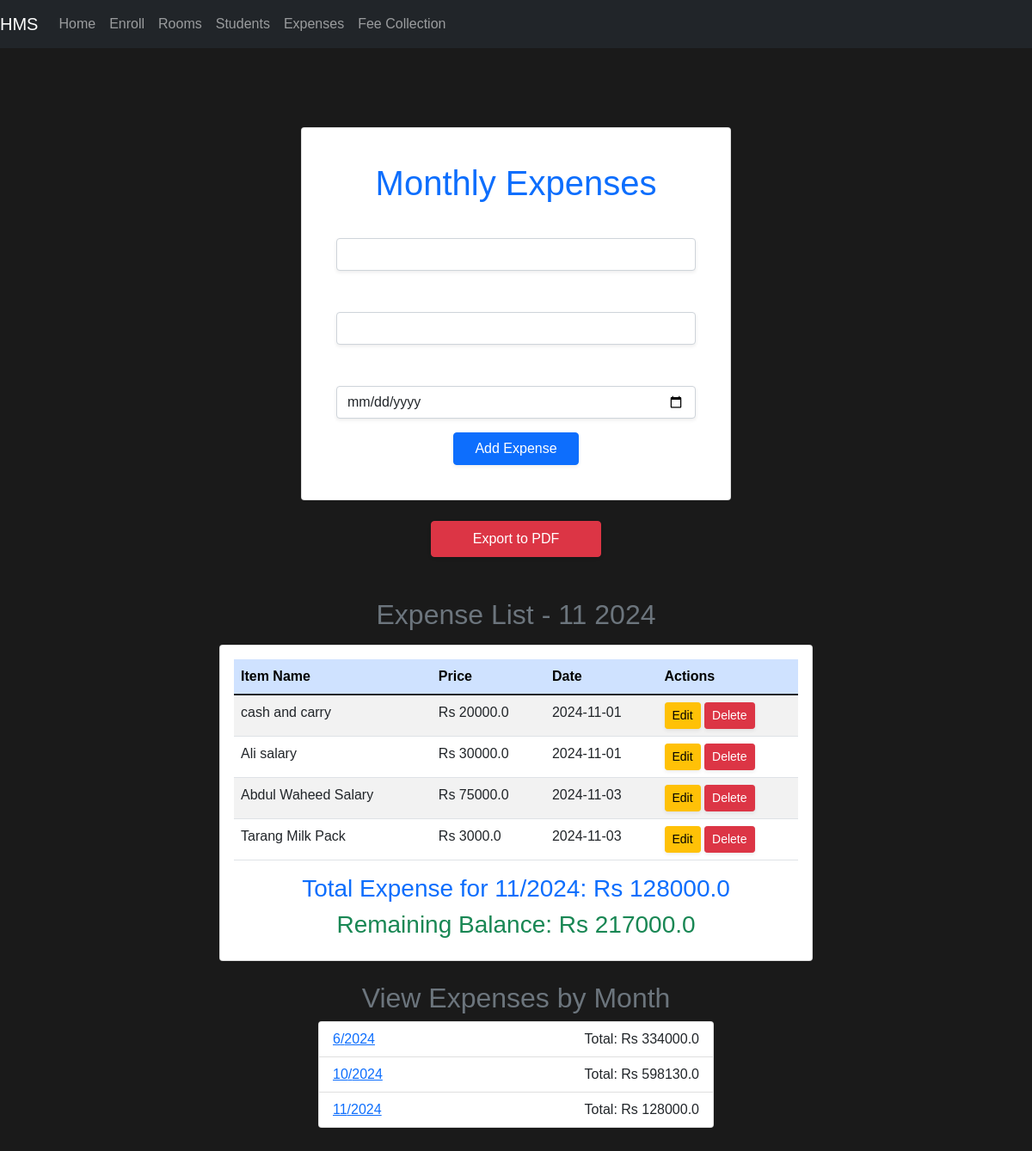
Before: /expenses with the older database file.
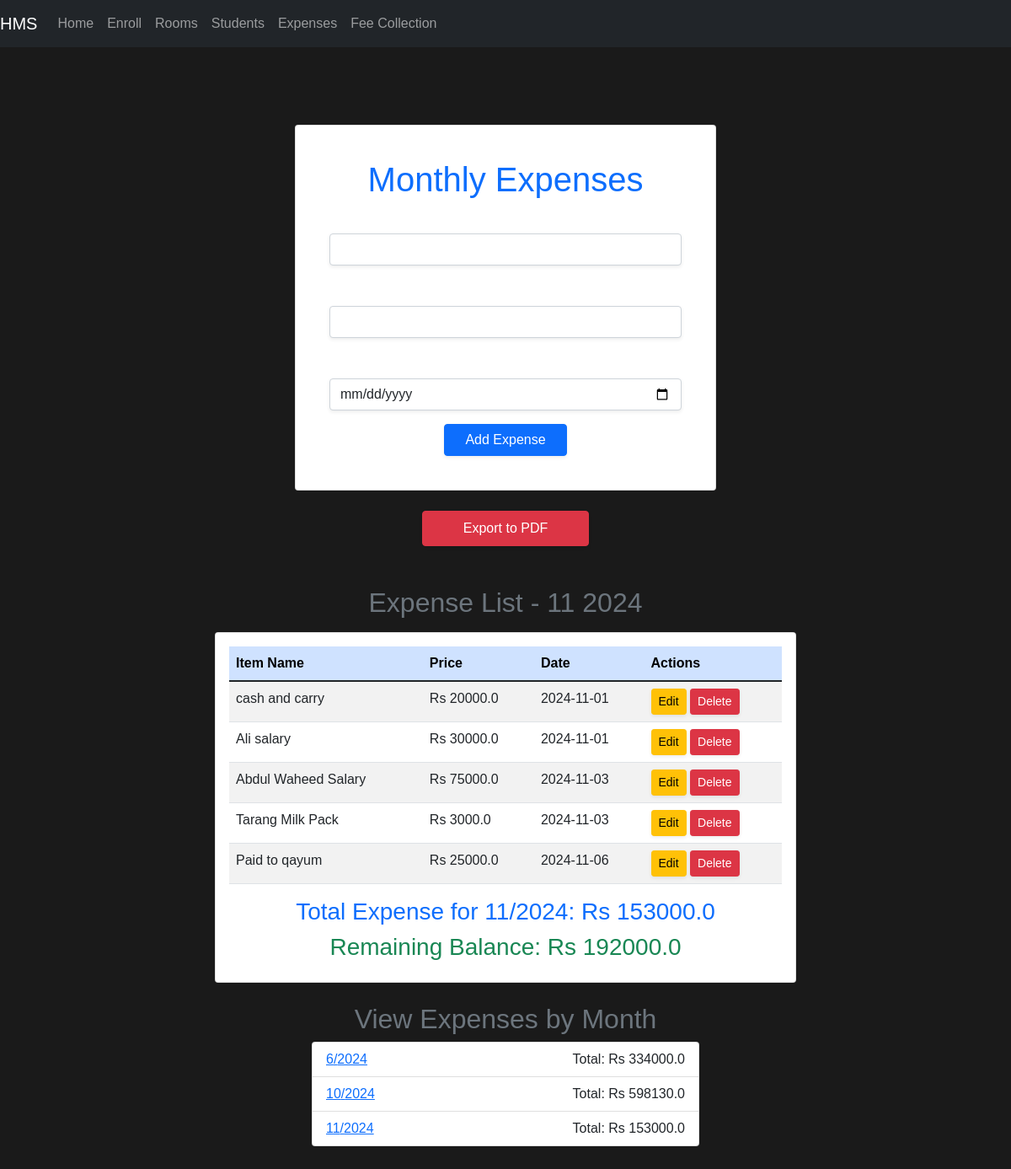
After: the same page with the newer database file.
### models.py (models this page shows)
class Expense(db.Model):
    id = db.Column(db.Integer, primary_key=True)
    item_name = db.Column(db.String(100), nullable=False)
    price = db.Column(db.Float, nullable=False)
    date = db.Column(db.DateTime, nullable=False, default=datetime.utcnow)  # Date column added as per plan

### app.py (the view, shortened to what this page needs)
@app.route('/expenses', methods=['GET', 'POST'])
def expenses():
    form = ExpenseForm()
    current_year = datetime.today().year
    current_month = datetime.today().month
    grouped_expenses = db.session.query(
        db.extract('year', Expense.date).label('year'),
        db.extract('month', Expense.date).label('month'),
        db.func.sum(Expense.price).label('total')
    ).group_by('year', 'month').order_by('year', 'month').all()
    year = request.args.get('year', current_year, type=int)
    month = request.args.get('month', current_month, type=int)
    expenses = Expense.query.filter(
        db.extract('year', Expense.date) == year,
        db.extract('month', Expense.date) == month
    ).all()
    total = sum(expense.price for expense in expenses)
    return render_template('expenses.html', form=form, expenses=expenses, total=total,
                           grouped_expenses=grouped_expenses, year=year, month=month,
                           current_year=current_year, current_month=current_month)

### forms.py
class ExpenseForm(FlaskForm):
    item_name = StringField('Item Name', validators=[DataRequired()])
    price = FloatField('Price', validators=[DataRequired(), NumberRange(min=0)])
    date = DateField('Date', validators=[DataRequired()])  # DateField added to ExpenseForm
    submit = SubmitField('Add Expense')

### templates/expenses.html (shortened to what this page needs)
{% extends 'base.html' %}
{% block content %}
<link rel="stylesheet" href="{{ url_for('static', filename='style.css') }}">
<div class="d-flex justify-content-center mt-4">
    <div class="card p-4" style="width: 100%; max-width: 500px;">
        <div class="card-body">
            <h1 class="card-title text-center text-primary">Monthly Expenses</h1>
            <form method="POST" action="">
                <div class="mb-3">
                    {{ form.item_name.label(class="form-label fw-bold") }}
                    {{ form.item_name(class="form-control shadow-sm") }}
                </div>
                <div class="mb-3">
                    {{ form.price.label(class="form-label fw-bold") }}
                    {{ form.price(class="form-control shadow-sm") }}
                </div>
                <div class="mb-3">
                    {{ form.date.label(class="form-label fw-bold") }}
                    {{ form.date(class="form-control shadow-sm") }}
                </div>
                <div class="d-flex justify-content-center">
                    {{ form.submit(class="btn btn-primary px-4 shadow-sm") }}
                </div>
            </form>
        </div>
    </div>
</div>
<div class="d-flex justify-content-center my-4">
    <a href="{{ url_for('export_pdf', year=year or current_year, month=month or current_month) }}"
       class="btn btn-danger shadow-sm px-5 py-2">
       Export to PDF
    </a>
</div>
<h2 class="text-center mt-5 text-secondary">Expense List - {{ month or "Current Month" }} {{ year or "" }}</h2>
<div class="d-flex justify-content-center mt-3">
    <div class="card w-75">
        <div class="card-body">
            <table class="table table-striped table-hover">
                <thead class="table-primary">
                    <tr>
                        <th>Item Name</th>
                        <th>Price</th>
                        <th>Date</th>
                        <th>Actions</th>
                    </tr>
                </thead>
                <tbody>
                    {% for expense in expenses %}
                    <tr>
                        <td>{{ expense.item_name }}</td>
                        <td>Rs {{ expense.price }}</td>
                        <td>{{ expense.date.strftime('%Y-%m-%d') }}</td>
                        <td>
                            <button class="btn btn-sm btn-warning shadow-sm" data-bs-toggle="modal" data-bs-target="#editModal{{ expense.id }}">
                                Edit
                            </button>
                            <form method="POST" action="{{ url_for('delete_expense', expense_id=expense.id) }}" style="display:inline;">
                                <button type="submit" class="btn btn-sm btn-danger shadow-sm" onclick="return confirm('Are you sure?')">Delete</button>
                            </form>
                        </td>
                    </tr>
                    {% endfor %}
                </tbody>
            </table>
            <h3 class="text-center text-primary">Total Expense for {{ month }}/{{ year }}: Rs {{ total }}</h3>
            <h3 class="text-center text-success">Remaining Balance: Rs {{ 345000 - total }}</h3>
        </div>
    </div>
</div>
<div class="d-flex justify-content-center mt-4">
    <h2 class="text-secondary">View Expenses by Month</h2>
</div>
<div class="d-flex justify-content-center">
    <ul class="list-group w-50">
        {% for entry in grouped_expenses %}
        <li class="list-group-item d-flex justify-content-between align-items-center">
            <a href="{{ url_for('expenses', year=entry.year, month=entry.month) }}">
                {{ entry.month }}/{{ entry.year }}
            </a>
            <span>Total: Rs {{ entry.total }}</span>
        </li>
        {% endfor %}
    </ul>
</div>
{% endblock %}

### templates/base.html (shortened to what this page needs)
<!DOCTYPE html>
<html lang="en">
<head>
    <link href="https://cdn.jsdelivr.net/npm/bootstrap@5.1.3/dist/css/bootstrap.min.css" rel="stylesheet">
    <link rel="stylesheet" href="{{ url_for('static', filename='style.css') }}">
</head>
<body>
    <nav class="navbar navbar-expand-lg navbar-dark bg-dark">
      <a class="navbar-brand" href="{{ url_for('home') }}">HMS</a>
      <div class="collapse navbar-collapse" id="navbarNav">
          <ul class="navbar-nav">
              <li class="nav-item active"><a class="nav-link" href="{{ url_for('home') }}">Home</a></li>
              <li class="nav-item"><a class="nav-link" href="{{ url_for('enroll') }}">Enroll</a></li>
              <li class="nav-item"><a class="nav-link" href="{{ url_for('rooms') }}">Rooms</a></li>
              <li class="nav-item"><a class="nav-link" href="{{ url_for('students') }}">Students</a></li>
              <li class="nav-item"><a class="nav-link" href="{{ url_for('expenses') }}">Expenses</a></li>
              <li class="nav-item"><a class="nav-link" href="{{ url_for('collect_fee') }}">Fee Collection</a></li>
          </ul>
      </div>
    </nav>
    <div class="container mt-5">
        {% block content %}{% endblock %}
    </div>
</body>
</html>

### static/style.css (style rules this page uses)
body { font-family: Arial, sans-serif; background-color: #1a1a1a; color: white; margin: 0; padding: 0; }
h1, h2, h3, h4, h5, h6 { color: #e0e0e0; }
.container { width: 80%; margin: 0 auto; padding: 20px; }

Changed rows visible on the page:
added Expense: item_name "Paid to qayum", price "25000.0", date "2024-11-06"
Other visible differences:
{{ total }}: "128000.0" → "153000.0"
{{ 345000 - total }}: "217000.0" → "192000.0"
new list line: "11 / 2024 Total: Rs 153000.0"
list line gone: "11 / 2024 Total: Rs 128000.0"
